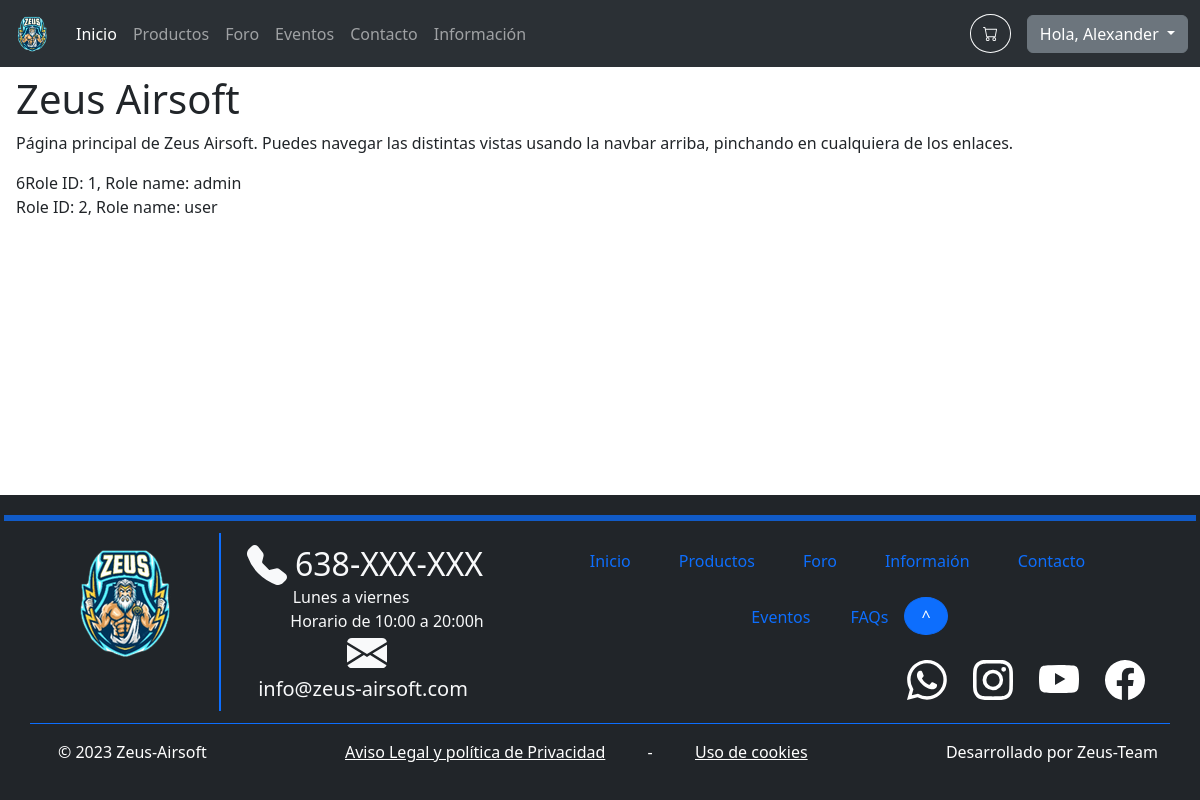
The page / (signed in) on the database its author committed.
### tables this page shows
CREATE TABLE `roles` (
  `id` int(11) NOT NULL,
  `roleName` varchar(32) NOT NULL
);

### includes/DTO/userDTO.php (called while the page is built, shortened)
<?php
require_once 'includes/config.php';
class UserDTO extends DTO
{
    private $m_ID;
    public function getID()
    {
        return $this->m_ID;
    }
}

### includes/config.php (called while the page is built, shortened)
<?php
spl_autoload_register(function ($class) {
	$namespaceLength = strlen(NAMESPACE_PREFIX);
	$relativeClass = substr($class, $namespaceLength);
	$file = INCLUDES_ROOT . '/' . str_replace('\\', '/', $relativeClass) . '.php';
});

### includes/database/databaseProxy.php (called while the page is built, shortened)
<?php
require_once 'includes/config.php';
class DatabaseProxy
{
    private $m_Connection;
    public function __construct($databaseOptions = array())
    {
        $databaseOptions = array_merge(self::DEFAULT_OPTIONS, $databaseOptions);
        $host = $databaseOptions[self::HOST_KEY];
        $name = $databaseOptions[self::DATABASE_NAME_KEY];
        $username = $databaseOptions[self::USERNAME_KEY];
        $password = $databaseOptions[self::PASSWORD_KEY];
        $PDOOptions = $databaseOptions[self::PDO_OPTIONS_KEY];
        try {
            $this->m_Connection = new PDO("mysql:host=$host;dbname=$name", $username, $password, $PDOOptions);
        } catch (PDOException $e) {
            die('PDO connection error: ' . $e->getMessage());
        }
    }
    public function prepare($query)
    {
        return $this->m_Connection->prepare($query);
    }
}

### includes/Application.php (called while the page is built, shortened)
<?php
require_once 'includes/config.php';
class Application
{
    private static $s_Instance;
    private $m_DatabaseProxy;
    private function __construct()
    {
        $this->m_DatabaseProxy = new DatabaseProxy();
    }
    public static function getInstance() : Application
    {
        if (!isset(self::$s_Instance))
            self::$s_Instance = new Application();
        return self::$s_Instance;
    }
    public function getDatabaseProxy() : DatabaseProxy
    {
        return $this->m_DatabaseProxy;
    }
}

### includes/DAO/DAO.php (called while the page is built, shortened)
<?php
require_once 'includes/config.php';
abstract class DAO
{
    public function __construct($tableName)
    {
        $this->m_DatabaseProxy = Application::getInstance()->getDatabaseProxy();
    }
}

### includes/DAO/UserDAO.php (called while the page is built, shortened)
<?php
require_once 'includes/config.php';
class UserDAO extends DAO
{
    public function getUserRoles($userID): array
    {
        $query = "SELECT r.id, r.roleName FROM roles r INNER JOIN users_roles ur ON r.id = ur.roleID WHERE ur.userID = :userID;";
        $statement = $this->m_DatabaseProxy->prepare($query);
        $statement->bindParam(':userID', $userID);
        $statement->execute();
        $results = array();
        $roleDAO = new RoleDAO();
        foreach ($statement as $result) {
            array_push($results, $roleDAO->createDTOFromArray($result));
        }
        return $results;
    }
}

### includes/DAO/roleDAO.php (called while the page is built, shortened)
<?php
require_once 'includes/config.php';
class RoleDAO extends DAO
{
    protected function createDTOFromArray($array): DTO
    {
        $id = $array[self::ID_KEY];
        $roleName = $array[self::ROLE_NAME_KEY];
        return new RoleDTO($id, $roleName);
    }
}

### includes/DTO/roleDTO.php (called while the page is built, shortened)
<?php
require_once 'includes/config.php';
class RoleDTO extends DTO
{
    private $m_ID;
    private $m_RoleName;
    public function __construct($id, $roleName)
    {
        $this->m_ID = $id;
        $this->m_RoleName = $roleName;
    }
    public function getID()
    {
        return $this->m_ID;
    }
    public function getRoleName()
    {
        return $this->m_RoleName;
    }
}

### index.php (the view, shortened to what this page needs)
<?php
require_once 'includes/config.php';
?>
<div class="px-3 py-2">
    <h1>Zeus Airsoft</h1>
    <p>Página principal de Zeus Airsoft. Puedes navegar las distintas vistas usando la navbar arriba, pinchando en cualquiera de los enlaces.</p>
    <?php
    if (isset($_SESSION['user']))
    {
        echo($_SESSION['user']->getID());
        $userDAO = new UserDAO();
        $roleDTOResults = $userDAO->getUserRoles($_SESSION['user']->getID());
        foreach ($roleDTOResults as $roleDTO) {
            echo "Role ID: {$roleDTO->getID()}, Role name: {$roleDTO->getRoleName()}<br>";
        }
    }
    ?>
</div>
<?php
require_once PROJECT_ROOT . '/includes/templates/default_template.php';
?>

### rows shown on the page
roles: id "1", roleName "admin"
roles: id "2", roleName "user"

### other values the page prints
$value "Inicio"
$value "Productos"
$value "Foro"
$value "Eventos"
$value "Contacto"
$value "Información"
$_SESSION["user"]->getName() "Alexander"
$_SESSION['user']->getID() "6"
